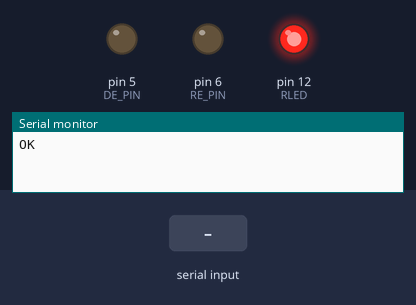
Bench run of a sketch on a simulated Arduino Uno, built with avr-gcc and run on an emulated ATmega328P. Parts: output pins drawn as LEDs (lit = HIGH), the last lines printed to the serial monitor. The test bench sets the inputs (shaded band). The modem accepts every AT command (registered, SIM ready, sends succeed) and sends nothing else.

Above: at 1.2 s.
1.3 s: "90:45\n" received over the second serial link
3.5 s: "5\n" received over the second serial link
At 6.3 s:
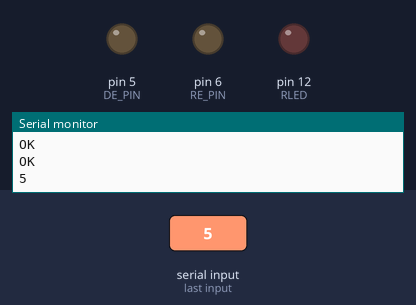
Timing chart, 0 to 7.8 s (numbered marks = the images above; inputs shaded):
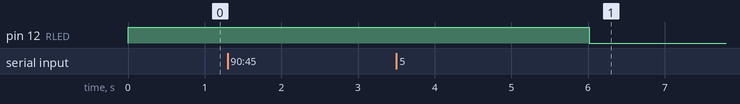

The sketch:

KOB_01.ino
```cpp
#include <SoftwareSerial.h>
/*
Lecture des débits sur port série Rs485
Envoi des débits positifs sur le cloud
*/

// Définition des pins

#define TX_PIN 4      // Pin TX pour la communication 485 DI
#define DE_PIN 5       // Data Enable                     DE
#define RE_PIN 6       // Receive Enable                  RE
#define RX_PIN 7      // Pin RX pour la communication 485 RO

#define RG_PIN 8      // Pin Rx pour la communication 4G
#define TG_PIN 9      // Pin TX pour la communication 4G
#define RLED  12      // Témoin de transfert...

float debit = 1.0;    // pour poster un 0 au bébut.
float savdebit = 0.0;

String Server = "https://api.thingspeak.com/update?api_key=";
String Apikey = "U6P6V3B14YDZEPOS";

// Création de l'objet pour l'interface 4G
SoftwareSerial c4GSerial(RG_PIN, TG_PIN);

// Création de l'objet pour l'interface rs485
SoftwareSerial rs485Serial(RX_PIN, TX_PIN);

void setup()
{
  // start du port série 4G
  c4GSerial.begin(115200);

  // start du port série 485
  rs485Serial.begin(9600);

  // Port série hardware pour debug (optionnel)
  Serial.begin(115200);

  // Configuration des pins RS485
  pinMode(RE_PIN, OUTPUT);
  pinMode(DE_PIN, OUTPUT);

  digitalWrite(RE_PIN, LOW);
  digitalWrite(DE_PIN, LOW);

  pinMode(RLED, OUTPUT);
  digitalWrite(RLED, LOW);
}


void loop()
{
  if (rs485Serial. available()) {
  String ReceivedData = rs485Serial.readStringUntil('\n');
  Serial.println(ReceivedData);  // Attendu FLOW: 3.4567 m3/h
  int twopoint = ReceivedData.indexOf(':');
  int mletter = ReceivedData.indexOf('m'); // remplacer par l si on passe le débitmètre en l/s
  String sdebit =ReceivedData.substring(twopoint+1,mletter-1);
  debit = sdebit.toFloat(); // ne garde que 2 décimales
  Serial.println(debit);
}
if (debit != savdebit) // on envoie si le débit est différent du précédent envoyé/
{
  savdebit = debit;
  digitalWrite(RLED, HIGH);
  String http_str = "AT+HTTPPARA=\"URL\",\"" + Server + Apikey + "&field1=" + String(debit) + "\"";
    sendATCommand("AT",1000);
    sendATCommand("AT+HTTPINIT",1000);
    sendATCommand("AT+HTTPPARA=\"CONTENT\",\"application/x-www-form-urlencoded\"",1000);
    sendATCommand(http_str,3000); //merci d'optimiser les timeouts.
  digitalWrite(RLED, LOW);
    sendATCommand("AT+HTTPACTION=0",2000);
    sendATCommand("AT+HTTPTERM",1000);
}
 delay(500);
}


String sendATCommand(String cmd, const int timeout) {
  String response = "";
  c4GSerial.println(cmd);
  long int time = millis();
  while((time+timeout) > millis()) {
    while(c4GSerial.available()) {
      char c = c4GSerial.read();
      response += c;
    }
  }
  Serial.println(response);
  return response;
}
```
